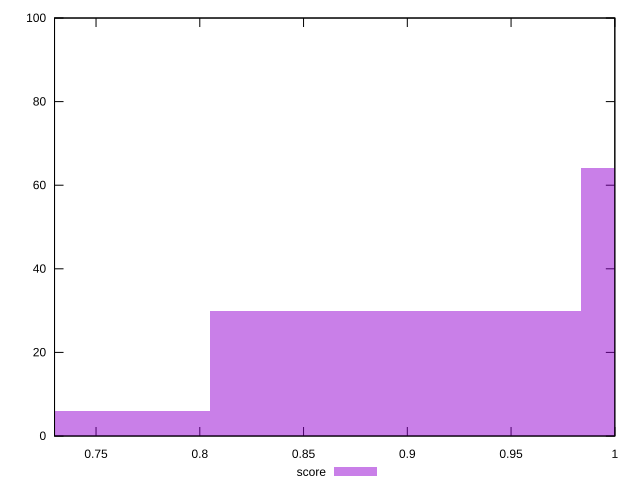

This figure's gnuplot source:
reset

$score <<EOF
0.7154783256419477 6
1.0732174884629215 64
0.8943479070524346 30
EOF

set key outside below
set boxwidth 0.17886958141048692
set xrange [0.73:1]
set yrange [0:100]
set trange [0:100]
set style fill transparent solid 0.5 noborder
set terminal svg size 640, 490 enhanced background rgb 'white'
set output "report_00019_2021-02-10T18-14-37.922Z//uses-rel-preconnect/samples/pages+cached+noadtech+nomedia/score/histogram.svg"

plot $score title "score" with boxes

reset
